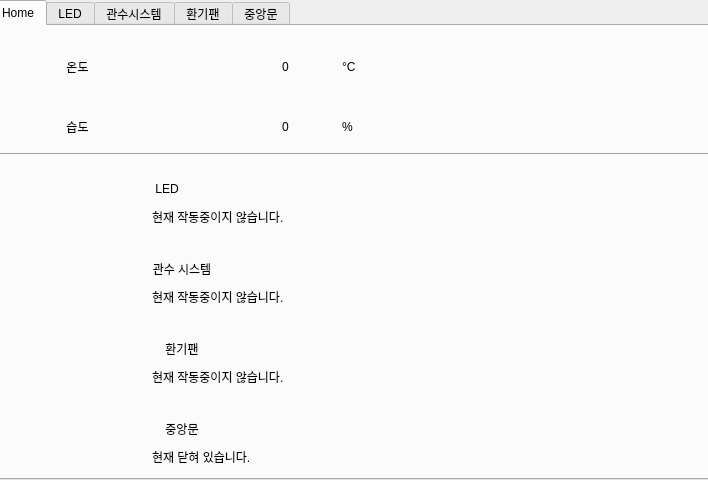
<?xml version="1.0" encoding="UTF-8"?>
<ui version="4.0">
 <class>Dialog</class>
 <widget class="QDialog" name="Dialog">
  <property name="geometry">
   <rect>
    <x>0</x>
    <y>0</y>
    <width>708</width>
    <height>480</height>
   </rect>
  </property>
  <property name="windowTitle">
   <string>Dialog</string>
  </property>
  <widget class="QTabWidget" name="display_tab">
   <property name="geometry">
    <rect>
     <x>-10</x>
     <y>0</y>
     <width>800</width>
     <height>480</height>
    </rect>
   </property>
   <property name="currentIndex">
    <number>0</number>
   </property>
   <widget class="QWidget" name="home_tab">
    <attribute name="title">
     <string>Home</string>
    </attribute>
    <widget class="Line" name="line">
     <property name="geometry">
      <rect>
       <x>0</x>
       <y>120</y>
       <width>800</width>
       <height>16</height>
      </rect>
     </property>
     <property name="orientation">
      <enum>Qt::Horizontal</enum>
     </property>
    </widget>
    <widget class="QLabel" name="label">
     <property name="geometry">
      <rect>
       <x>30</x>
       <y>20</y>
       <width>111</width>
       <height>41</height>
      </rect>
     </property>
     <property name="text">
      <string>온도</string>
     </property>
     <property name="textFormat">
      <enum>Qt::AutoText</enum>
     </property>
     <property name="alignment">
      <set>Qt::AlignCenter</set>
     </property>
    </widget>
    <widget class="QLabel" name="label_2">
     <property name="geometry">
      <rect>
       <x>30</x>
       <y>80</y>
       <width>111</width>
       <height>41</height>
      </rect>
     </property>
     <property name="text">
      <string>습도</string>
     </property>
     <property name="textFormat">
      <enum>Qt::AutoText</enum>
     </property>
     <property name="alignment">
      <set>Qt::AlignCenter</set>
     </property>
    </widget>
    <widget class="QLabel" name="label_3">
     <property name="geometry">
      <rect>
       <x>350</x>
       <y>20</y>
       <width>31</width>
       <height>41</height>
      </rect>
     </property>
     <property name="text">
      <string>°C</string>
     </property>
    </widget>
    <widget class="QLabel" name="label_4">
     <property name="geometry">
      <rect>
       <x>350</x>
       <y>80</y>
       <width>31</width>
       <height>41</height>
      </rect>
     </property>
     <property name="text">
      <string>%</string>
     </property>
    </widget>
    <widget class="QLabel" name="home_temperature">
     <property name="geometry">
      <rect>
       <x>290</x>
       <y>20</y>
       <width>41</width>
       <height>41</height>
      </rect>
     </property>
     <property name="text">
      <string>0</string>
     </property>
    </widget>
    <widget class="QLabel" name="home_humidity">
     <property name="geometry">
      <rect>
       <x>290</x>
       <y>80</y>
       <width>41</width>
       <height>41</height>
      </rect>
     </property>
     <property name="text">
      <string>0</string>
     </property>
    </widget>
    <widget class="QLabel" name="led_image_label">
     <property name="enabled">
      <bool>true</bool>
     </property>
     <property name="geometry">
      <rect>
       <x>30</x>
       <y>140</y>
       <width>80</width>
       <height>60</height>
      </rect>
     </property>
     <property name="frameShape">
      <enum>QFrame::NoFrame</enum>
     </property>
     <property name="text">
      <string/>
     </property>
     <property name="textFormat">
      <enum>Qt::AutoText</enum>
     </property>
     <property name="pixmap">
      <pixmap resource="resources.qrc">:/icon/bulb.png</pixmap>
     </property>
     <property name="scaledContents">
      <bool>true</bool>
     </property>
     <property name="alignment">
      <set>Qt::AlignLeading|Qt::AlignLeft|Qt::AlignVCenter</set>
     </property>
     <property name="wordWrap">
      <bool>false</bool>
     </property>
    </widget>
    <widget class="QLabel" name="water_image_label">
     <property name="geometry">
      <rect>
       <x>30</x>
       <y>220</y>
       <width>80</width>
       <height>60</height>
      </rect>
     </property>
     <property name="text">
      <string/>
     </property>
     <property name="textFormat">
      <enum>Qt::AutoText</enum>
     </property>
     <property name="pixmap">
      <pixmap resource="resources.qrc">:/icon/raindrops.png</pixmap>
     </property>
     <property name="scaledContents">
      <bool>true</bool>
     </property>
     <property name="alignment">
      <set>Qt::AlignCenter</set>
     </property>
    </widget>
    <widget class="QLabel" name="door_image_label">
     <property name="geometry">
      <rect>
       <x>30</x>
       <y>380</y>
       <width>80</width>
       <height>60</height>
      </rect>
     </property>
     <property name="text">
      <string/>
     </property>
     <property name="textFormat">
      <enum>Qt::AutoText</enum>
     </property>
     <property name="pixmap">
      <pixmap resource="resources.qrc">:/icon/door.png</pixmap>
     </property>
     <property name="scaledContents">
      <bool>true</bool>
     </property>
     <property name="alignment">
      <set>Qt::AlignCenter</set>
     </property>
    </widget>
    <widget class="QLabel" name="fan_image_label">
     <property name="geometry">
      <rect>
       <x>30</x>
       <y>300</y>
       <width>80</width>
       <height>60</height>
      </rect>
     </property>
     <property name="text">
      <string/>
     </property>
     <property name="textFormat">
      <enum>Qt::AutoText</enum>
     </property>
     <property name="pixmap">
      <pixmap resource="resources.qrc">:/icon/wind.png</pixmap>
     </property>
     <property name="scaledContents">
      <bool>true</bool>
     </property>
     <property name="alignment">
      <set>Qt::AlignCenter</set>
     </property>
    </widget>
    <widget class="QLabel" name="label_5">
     <property name="geometry">
      <rect>
       <x>140</x>
       <y>150</y>
       <width>70</width>
       <height>25</height>
      </rect>
     </property>
     <property name="text">
      <string>LED</string>
     </property>
     <property name="textFormat">
      <enum>Qt::AutoText</enum>
     </property>
     <property name="alignment">
      <set>Qt::AlignCenter</set>
     </property>
    </widget>
    <widget class="QLabel" name="label_6">
     <property name="geometry">
      <rect>
       <x>140</x>
       <y>230</y>
       <width>100</width>
       <height>25</height>
      </rect>
     </property>
     <property name="locale">
      <locale language="Korean" country="SouthKorea"/>
     </property>
     <property name="text">
      <string notr="true">관수 시스템</string>
     </property>
     <property name="textFormat">
      <enum>Qt::AutoText</enum>
     </property>
     <property name="alignment">
      <set>Qt::AlignCenter</set>
     </property>
    </widget>
    <widget class="QLabel" name="label_7">
     <property name="geometry">
      <rect>
       <x>140</x>
       <y>310</y>
       <width>100</width>
       <height>25</height>
      </rect>
     </property>
     <property name="locale">
      <locale language="Korean" country="SouthKorea"/>
     </property>
     <property name="text">
      <string notr="true">환기팬</string>
     </property>
     <property name="textFormat">
      <enum>Qt::AutoText</enum>
     </property>
     <property name="alignment">
      <set>Qt::AlignCenter</set>
     </property>
    </widget>
    <widget class="QLabel" name="label_8">
     <property name="geometry">
      <rect>
       <x>140</x>
       <y>390</y>
       <width>100</width>
       <height>25</height>
      </rect>
     </property>
     <property name="locale">
      <locale language="Korean" country="SouthKorea"/>
     </property>
     <property name="text">
      <string notr="true">중앙문</string>
     </property>
     <property name="textFormat">
      <enum>Qt::AutoText</enum>
     </property>
     <property name="alignment">
      <set>Qt::AlignCenter</set>
     </property>
    </widget>
    <widget class="QLabel" name="home_led_text">
     <property name="geometry">
      <rect>
       <x>160</x>
       <y>180</y>
       <width>271</width>
       <height>22</height>
      </rect>
     </property>
     <property name="text">
      <string>현재 작동중이지 않습니다.</string>
     </property>
    </widget>
    <widget class="QLabel" name="home_water_text">
     <property name="geometry">
      <rect>
       <x>160</x>
       <y>260</y>
       <width>271</width>
       <height>22</height>
      </rect>
     </property>
     <property name="text">
      <string>현재 작동중이지 않습니다.</string>
     </property>
    </widget>
    <widget class="QLabel" name="home_fan_text">
     <property name="geometry">
      <rect>
       <x>160</x>
       <y>340</y>
       <width>271</width>
       <height>22</height>
      </rect>
     </property>
     <property name="text">
      <string>현재 작동중이지 않습니다.</string>
     </property>
    </widget>
    <widget class="QLabel" name="home_door_text">
     <property name="geometry">
      <rect>
       <x>160</x>
       <y>420</y>
       <width>271</width>
       <height>22</height>
      </rect>
     </property>
     <property name="text">
      <string>현재 닫혀 있습니다.</string>
     </property>
    </widget>
   </widget>
   <widget class="QWidget" name="led_tab">
    <attribute name="title">
     <string>LED</string>
    </attribute>
    <widget class="QPushButton" name="led_power_button">
     <property name="geometry">
      <rect>
       <x>440</x>
       <y>20</y>
       <width>90</width>
       <height>30</height>
      </rect>
     </property>
     <property name="text">
      <string>OFF</string>
     </property>
    </widget>
    <widget class="QLabel" name="label_9">
     <property name="geometry">
      <rect>
       <x>30</x>
       <y>20</y>
       <width>160</width>
       <height>30</height>
      </rect>
     </property>
     <property name="text">
      <string>전원 ON/OFF</string>
     </property>
     <property name="alignment">
      <set>Qt::AlignCenter</set>
     </property>
    </widget>
    <widget class="QLabel" name="label_10">
     <property name="geometry">
      <rect>
       <x>30</x>
       <y>70</y>
       <width>160</width>
       <height>30</height>
      </rect>
     </property>
     <property name="text">
      <string>켜기/끄기</string>
     </property>
     <property name="alignment">
      <set>Qt::AlignCenter</set>
     </property>
    </widget>
    <widget class="QPushButton" name="led_onoff_button">
     <property name="geometry">
      <rect>
       <x>440</x>
       <y>80</y>
       <width>90</width>
       <height>30</height>
      </rect>
     </property>
     <property name="text">
      <string>OFF</string>
     </property>
     <property name="checkable">
      <bool>false</bool>
     </property>
    </widget>
    <widget class="QCheckBox" name="led_auto_button">
     <property name="geometry">
      <rect>
       <x>50</x>
       <y>160</y>
       <width>120</width>
       <height>30</height>
      </rect>
     </property>
     <property name="text">
      <string>자동 작동하기</string>
     </property>
     <property name="checkable">
      <bool>true</bool>
     </property>
    </widget>
    <widget class="Line" name="line_2">
     <property name="geometry">
      <rect>
       <x>0</x>
       <y>140</y>
       <width>800</width>
       <height>3</height>
      </rect>
     </property>
     <property name="orientation">
      <enum>Qt::Horizontal</enum>
     </property>
    </widget>
    <widget class="QLabel" name="label_11">
     <property name="geometry">
      <rect>
       <x>30</x>
       <y>220</y>
       <width>160</width>
       <height>30</height>
      </rect>
     </property>
     <property name="text">
      <string>켜기</string>
     </property>
     <property name="alignment">
      <set>Qt::AlignCenter</set>
     </property>
    </widget>
    <widget class="QLabel" name="label_12">
     <property name="geometry">
      <rect>
       <x>30</x>
       <y>290</y>
       <width>160</width>
       <height>30</height>
      </rect>
     </property>
     <property name="text">
      <string>끄기</string>
     </property>
     <property name="alignment">
      <set>Qt::AlignCenter</set>
     </property>
    </widget>
    <widget class="QTimeEdit" name="led_auto_start_time">
     <property name="geometry">
      <rect>
       <x>440</x>
       <y>220</y>
       <width>120</width>
       <height>30</height>
      </rect>
     </property>
     <property name="date">
      <date>
       <year>2000</year>
       <month>1</month>
       <day>1</day>
      </date>
     </property>
     <property name="currentSection">
      <enum>QDateTimeEdit::HourSection</enum>
     </property>
     <property name="displayFormat">
      <string>h:mm</string>
     </property>
    </widget>
    <widget class="QTimeEdit" name="led_auto_end_time">
     <property name="geometry">
      <rect>
       <x>440</x>
       <y>290</y>
       <width>120</width>
       <height>30</height>
      </rect>
     </property>
     <property name="currentSection">
      <enum>QDateTimeEdit::HourSection</enum>
     </property>
     <property name="displayFormat">
      <string>h:mm</string>
     </property>
    </widget>
   </widget>
   <widget class="QWidget" name="tab">
    <attribute name="title">
     <string>관수시스템</string>
    </attribute>
    <widget class="QLabel" name="label_17">
     <property name="geometry">
      <rect>
       <x>30</x>
       <y>30</y>
       <width>95</width>
       <height>30</height>
      </rect>
     </property>
     <property name="text">
      <string>전원 ON/OFF</string>
     </property>
     <property name="alignment">
      <set>Qt::AlignCenter</set>
     </property>
    </widget>
    <widget class="QPushButton" name="water_power_button">
     <property name="geometry">
      <rect>
       <x>420</x>
       <y>30</y>
       <width>91</width>
       <height>30</height>
      </rect>
     </property>
     <property name="text">
      <string>OFF</string>
     </property>
    </widget>
    <widget class="QLabel" name="label_18">
     <property name="geometry">
      <rect>
       <x>30</x>
       <y>110</y>
       <width>95</width>
       <height>30</height>
      </rect>
     </property>
     <property name="text">
      <string>물 주기</string>
     </property>
     <property name="alignment">
      <set>Qt::AlignCenter</set>
     </property>
    </widget>
    <widget class="QPushButton" name="water_onoff_button">
     <property name="geometry">
      <rect>
       <x>420</x>
       <y>110</y>
       <width>91</width>
       <height>30</height>
      </rect>
     </property>
     <property name="text">
      <string>OFF</string>
     </property>
    </widget>
    <widget class="QCheckBox" name="water_auto_button">
     <property name="geometry">
      <rect>
       <x>30</x>
       <y>190</y>
       <width>120</width>
       <height>28</height>
      </rect>
     </property>
     <property name="text">
      <string>자동 작동하기</string>
     </property>
    </widget>
    <widget class="QLabel" name="label_19">
     <property name="geometry">
      <rect>
       <x>150</x>
       <y>230</y>
       <width>81</width>
       <height>30</height>
      </rect>
     </property>
     <property name="text">
      <string>시간마다</string>
     </property>
     <property name="alignment">
      <set>Qt::AlignCenter</set>
     </property>
    </widget>
    <widget class="QLabel" name="label_20">
     <property name="geometry">
      <rect>
       <x>360</x>
       <y>230</y>
       <width>111</width>
       <height>30</height>
      </rect>
     </property>
     <property name="text">
      <string>초 동안 물주기</string>
     </property>
     <property name="alignment">
      <set>Qt::AlignCenter</set>
     </property>
    </widget>
    <widget class="QComboBox" name="water_start_time">
     <property name="geometry">
      <rect>
       <x>50</x>
       <y>230</y>
       <width>86</width>
       <height>30</height>
      </rect>
     </property>
     <item>
      <property name="text">
       <string>1</string>
      </property>
     </item>
     <item>
      <property name="text">
       <string>2</string>
      </property>
     </item>
     <item>
      <property name="text">
       <string>3</string>
      </property>
     </item>
     <item>
      <property name="text">
       <string>4</string>
      </property>
     </item>
     <item>
      <property name="text">
       <string>5</string>
      </property>
     </item>
     <item>
      <property name="text">
       <string>6</string>
      </property>
     </item>
     <item>
      <property name="text">
       <string>7</string>
      </property>
     </item>
     <item>
      <property name="text">
       <string>8</string>
      </property>
     </item>
     <item>
      <property name="text">
       <string>9</string>
      </property>
     </item>
     <item>
      <property name="text">
       <string>10</string>
      </property>
     </item>
     <item>
      <property name="text">
       <string>11</string>
      </property>
     </item>
     <item>
      <property name="text">
       <string>12</string>
      </property>
     </item>
     <item>
      <property name="text">
       <string>13</string>
      </property>
     </item>
     <item>
      <property name="text">
       <string>14</string>
      </property>
     </item>
     <item>
      <property name="text">
       <string>15</string>
      </property>
     </item>
     <item>
      <property name="text">
       <string>16</string>
      </property>
     </item>
     <item>
      <property name="text">
       <string>17</string>
      </property>
     </item>
     <item>
      <property name="text">
       <string>18</string>
      </property>
     </item>
     <item>
      <property name="text">
       <string>19</string>
      </property>
     </item>
     <item>
      <property name="text">
       <string>20</string>
      </property>
     </item>
     <item>
      <property name="text">
       <string>21</string>
      </property>
     </item>
     <item>
      <property name="text">
       <string>22</string>
      </property>
     </item>
     <item>
      <property name="text">
       <string>23</string>
      </property>
     </item>
     <item>
      <property name="text">
       <string>24</string>
      </property>
     </item>
     <item>
      <property name="text">
       <string>25</string>
      </property>
     </item>
     <item>
      <property name="text">
       <string>26</string>
      </property>
     </item>
     <item>
      <property name="text">
       <string>27</string>
      </property>
     </item>
     <item>
      <property name="text">
       <string>28</string>
      </property>
     </item>
     <item>
      <property name="text">
       <string>29</string>
      </property>
     </item>
     <item>
      <property name="text">
       <string>30</string>
      </property>
     </item>
     <item>
      <property name="text">
       <string>31</string>
      </property>
     </item>
     <item>
      <property name="text">
       <string>32</string>
      </property>
     </item>
     <item>
      <property name="text">
       <string>33</string>
      </property>
     </item>
     <item>
      <property name="text">
       <string>34</string>
      </property>
     </item>
     <item>
      <property name="text">
       <string>35</string>
      </property>
     </item>
     <item>
      <property name="text">
       <string>36</string>
      </property>
     </item>
     <item>
      <property name="text">
       <string>37</string>
      </property>
     </item>
     <item>
      <property name="text">
       <string>38</string>
      </property>
     </item>
     <item>
      <property name="text">
       <string>39</string>
      </property>
     </item>
     <item>
      <property name="text">
       <string>40</string>
      </property>
     </item>
     <item>
      <property name="text">
       <string>41</string>
      </property>
     </item>
     <item>
      <property name="text">
       <string>42</string>
      </property>
     </item>
     <item>
      <property name="text">
       <string>43</string>
      </property>
     </item>
     <item>
      <property name="text">
       <string>44</string>
      </property>
     </item>
     <item>
      <property name="text">
       <string>45</string>
      </property>
     </item>
     <item>
      <property name="text">
       <string>46</string>
      </property>
     </item>
     <item>
      <property name="text">
       <string>47</string>
      </property>
     </item>
     <item>
      <property name="text">
       <string>48</string>
      </property>
     </item>
    </widget>
    <widget class="QComboBox" name="water_running_time">
     <property name="geometry">
      <rect>
       <x>270</x>
       <y>230</y>
       <width>86</width>
       <height>30</height>
      </rect>
     </property>
     <item>
      <property name="text">
       <string>8</string>
      </property>
     </item>
     <item>
      <property name="text">
       <string>9</string>
      </property>
     </item>
     <item>
      <property name="text">
       <string>10</string>
      </property>
     </item>
     <item>
      <property name="text">
       <string>11</string>
      </property>
     </item>
     <item>
      <property name="text">
       <string>12</string>
      </property>
     </item>
     <item>
      <property name="text">
       <string>13</string>
      </property>
     </item>
     <item>
      <property name="text">
       <string>14</string>
      </property>
     </item>
     <item>
      <property name="text">
       <string>15</string>
      </property>
     </item>
     <item>
      <property name="text">
       <string>16</string>
      </property>
     </item>
     <item>
      <property name="text">
       <string>17</string>
      </property>
     </item>
     <item>
      <property name="text">
       <string>18</string>
      </property>
     </item>
     <item>
      <property name="text">
       <string>19</string>
      </property>
     </item>
     <item>
      <property name="text">
       <string>20</string>
      </property>
     </item>
     <item>
      <property name="text">
       <string>21</string>
      </property>
     </item>
     <item>
      <property name="text">
       <string>22</string>
      </property>
     </item>
    </widget>
   </widget>
   <widget class="QWidget" name="tab_2">
    <attribute name="title">
     <string>환기팬</string>
    </attribute>
    <widget class="QLabel" name="label_13">
     <property name="geometry">
      <rect>
       <x>30</x>
       <y>30</y>
       <width>95</width>
       <height>30</height>
      </rect>
     </property>
     <property name="text">
      <string>전원 ON/OFF</string>
     </property>
     <property name="alignment">
      <set>Qt::AlignCenter</set>
     </property>
    </widget>
    <widget class="QLabel" name="label_14">
     <property name="geometry">
      <rect>
       <x>30</x>
       <y>120</y>
       <width>95</width>
       <height>30</height>
      </rect>
     </property>
     <property name="text">
      <string>작동하기</string>
     </property>
     <property name="alignment">
      <set>Qt::AlignCenter</set>
     </property>
    </widget>
    <widget class="QPushButton" name="fan_power_button">
     <property name="geometry">
      <rect>
       <x>420</x>
       <y>30</y>
       <width>91</width>
       <height>30</height>
      </rect>
     </property>
     <property name="text">
      <string>OFF</string>
     </property>
    </widget>
    <widget class="QPushButton" name="fan_onoff_button">
     <property name="geometry">
      <rect>
       <x>420</x>
       <y>120</y>
       <width>91</width>
       <height>30</height>
      </rect>
     </property>
     <property name="text">
      <string>OFF</string>
     </property>
    </widget>
    <widget class="QCheckBox" name="fan_auto_button">
     <property name="geometry">
      <rect>
       <x>30</x>
       <y>220</y>
       <width>120</width>
       <height>28</height>
      </rect>
     </property>
     <property name="text">
      <string>자동 작동하기</string>
     </property>
    </widget>
    <widget class="QLabel" name="label_15">
     <property name="geometry">
      <rect>
       <x>30</x>
       <y>280</y>
       <width>160</width>
       <height>30</height>
      </rect>
     </property>
     <property name="text">
      <string>켜기</string>
     </property>
     <property name="alignment">
      <set>Qt::AlignCenter</set>
     </property>
    </widget>
    <widget class="QTimeEdit" name="fan_auto_start_time">
     <property name="geometry">
      <rect>
       <x>410</x>
       <y>280</y>
       <width>120</width>
       <height>30</height>
      </rect>
     </property>
     <property name="date">
      <date>
       <year>2000</year>
       <month>1</month>
       <day>1</day>
      </date>
     </property>
     <property name="currentSection">
      <enum>QDateTimeEdit::HourSection</enum>
     </property>
     <property name="displayFormat">
      <string>h:mm</string>
     </property>
    </widget>
    <widget class="QLabel" name="label_16">
     <property name="geometry">
      <rect>
       <x>30</x>
       <y>350</y>
       <width>160</width>
       <height>30</height>
      </rect>
     </property>
     <property name="text">
      <string>끄기</string>
     </property>
     <property name="alignment">
      <set>Qt::AlignCenter</set>
     </property>
    </widget>
    <widget class="QTimeEdit" name="fan_auto_end_time">
     <property name="geometry">
      <rect>
       <x>410</x>
       <y>350</y>
       <width>120</width>
       <height>30</height>
      </rect>
     </property>
     <property name="date">
      <date>
       <year>2000</year>
       <month>1</month>
       <day>1</day>
      </date>
     </property>
     <property name="currentSection">
      <enum>QDateTimeEdit::HourSection</enum>
     </property>
     <property name="displayFormat">
      <string>h:mm</string>
     </property>
    </widget>
   </widget>
   <widget class="QWidget" name="tab_3">
    <attribute name="title">
     <string>중앙문</string>
    </attribute>
    <widget class="QLabel" name="label_21">
     <property name="geometry">
      <rect>
       <x>30</x>
       <y>30</y>
       <width>95</width>
       <height>30</height>
      </rect>
     </property>
     <property name="text">
      <string>전원 ON/OFF</string>
     </property>
     <property name="alignment">
      <set>Qt::AlignCenter</set>
     </property>
    </widget>
    <widget class="QLabel" name="label_22">
     <property name="geometry">
      <rect>
       <x>30</x>
       <y>120</y>
       <width>95</width>
       <height>30</height>
      </rect>
     </property>
     <property name="text">
      <string>작동하기</string>
     </property>
     <property name="alignment">
      <set>Qt::AlignCenter</set>
     </property>
    </widget>
    <widget class="QCheckBox" name="door_auto_button">
     <property name="geometry">
      <rect>
       <x>30</x>
       <y>220</y>
       <width>120</width>
       <height>28</height>
      </rect>
     </property>
     <property name="text">
      <string>자동 작동하기</string>
     </property>
    </widget>
    <widget class="QLabel" name="label_23">
     <property name="geometry">
      <rect>
       <x>30</x>
       <y>280</y>
       <width>160</width>
       <height>30</height>
      </rect>
     </property>
     <property name="text">
      <string>켜기</string>
     </property>
     <property name="alignment">
      <set>Qt::AlignCenter</set>
     </property>
    </widget>
    <widget class="QLabel" name="label_24">
     <property name="geometry">
      <rect>
       <x>30</x>
       <y>350</y>
       <width>160</width>
       <height>30</height>
      </rect>
     </property>
     <property name="text">
      <string>끄기</string>
     </property>
     <property name="alignment">
      <set>Qt::AlignCenter</set>
     </property>
    </widget>
    <widget class="QPushButton" name="door_power_button">
     <property name="geometry">
      <rect>
       <x>420</x>
       <y>30</y>
       <width>91</width>
       <height>30</height>
      </rect>
     </property>
     <property name="text">
      <string>OFF</string>
     </property>
    </widget>
    <widget class="QPushButton" name="door_onoff_button">
     <property name="geometry">
      <rect>
       <x>420</x>
       <y>120</y>
       <width>91</width>
       <height>30</height>
      </rect>
     </property>
     <property name="text">
      <string>OFF</string>
     </property>
    </widget>
    <widget class="QTimeEdit" name="door_auto_start_time">
     <property name="geometry">
      <rect>
       <x>410</x>
       <y>280</y>
       <width>120</width>
       <height>30</height>
      </rect>
     </property>
     <property name="date">
      <date>
       <year>2000</year>
       <month>1</month>
       <day>1</day>
      </date>
     </property>
     <property name="currentSection">
      <enum>QDateTimeEdit::HourSection</enum>
     </property>
     <property name="displayFormat">
      <string>h:mm</string>
     </property>
    </widget>
    <widget class="QTimeEdit" name="door_auto_end_time">
     <property name="geometry">
      <rect>
       <x>410</x>
       <y>350</y>
       <width>120</width>
       <height>30</height>
      </rect>
     </property>
     <property name="date">
      <date>
       <year>2000</year>
       <month>1</month>
       <day>1</day>
      </date>
     </property>
     <property name="currentSection">
      <enum>QDateTimeEdit::HourSection</enum>
     </property>
     <property name="displayFormat">
      <string>h:mm</string>
     </property>
    </widget>
   </widget>
  </widget>
 </widget>
 <resources>
  <include location="resources.qrc"/>
  <include location=".designer/backup/resources.qrc"/>
 </resources>
 <connections/>
</ui>
